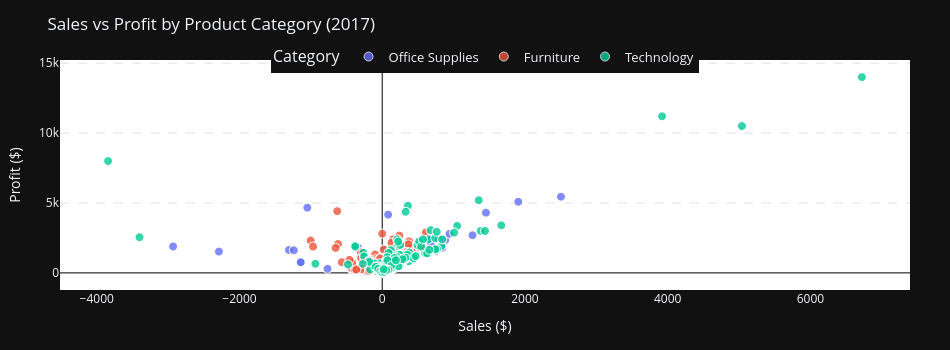

The notebook cell saved with this chart:
### Code cell
import plotly.express as px
import plotly.graph_objects as go  # Assuming you imported go earlier for update_layout

# The Scatter plot definition is unchanged
fig = px.scatter(
    df_2017,
    x="Profit",
    y="Sales",
    color="Category",
    hover_data=[
        "Product Name",
        "Sub-Category",
        "Quantity",
        "Discount",
        "Month_Name"
    ],
    labels={
        "Sales": "Sales ($)",
        "Profit": "Profit ($)",
        "Category": "Product Category"
    },
    title="Sales vs Profit by Product Category (2017)",
)

# Styling markers (unchanged)
fig.update_traces(
    marker=dict(size=9, line=dict(width=1, color="white"), opacity=0.8)
)

# Layout and readability (unchanged)
fig.update_layout(
    width=950,
    height=350,
    plot_bgcolor="white",
    legend=dict(
        title="Category",
        orientation="h",
        y=1.08,
        x=0.5,
        xanchor="center",
        font=dict(size=13)
    ),
    margin=dict(l=60, r=40, t=60, b=60),
)

# --- Gridlines, Axis Lines, and ZEROLINES (MODIFIED) ---

# X-Axis (Vertical Line at x=0)
fig.update_xaxes(
    title="Sales ($)",
    showgrid=False,
    gridcolor="rgba(0,0,0,0.12)",
    griddash="dash",
    zeroline=True,
    zerolinecolor='black',  # Choose a distinct color
    zerolinewidth=1,  # Make it thicker than the border line
)

# Y-Axis (Horizontal Line at y=0)
fig.update_yaxes(
    title="Profit ($)",
    showgrid=True,
    gridcolor="rgba(0,0,0,0.12)",
    griddash="dash",
    zeroline=True,
    zerolinecolor='black',  # Choose a distinct color
    zerolinewidth=1,  # Make it thicker than the border line
)

fig.show()

### Figure 1 — Plotly figure (JSON) as saved in the notebook; plotly's stock layout.template omitted (floating-point values rounded to 4 significant figures; data arrays with more than 128 entries replaced by an {"elided": "..."} marker saying what was removed)
{"data": [{"customdata": {"elided": "2002x5 mixed values"}, "hovertemplate": "Product Category=Office Supplies<br>Profit ($)=%{x}<br>Sales ($)=%{y}<br>Product Name=%{customdata[0]}<br>Sub-Category=%{customdata[1]}<br>Quantity=%{customdata[2]}<br>Discount=%{customdata[3]}<br>Month_Name=%{customdata[4]}<extra></extra>", "legendgroup": "Office Supplies", "marker": {"color": "#636efa", "symbol": "circle", "line": {"color": "white", "width": 1}, "opacity": 0.8, "size": 9}, "mode": "markers", "name": "Office Supplies", "showlegend": true, "x": {"elided": "2002 float values"}, "xaxis": "x", "y": {"elided": "2002 float values"}, "yaxis": "y", "type": "scattergl"}, {"customdata": {"elided": "686x5 mixed values"}, "hovertemplate": "Product Category=Furniture<br>Profit ($)=%{x}<br>Sales ($)=%{y}<br>Product Name=%{customdata[0]}<br>Sub-Category=%{customdata[1]}<br>Quantity=%{customdata[2]}<br>Discount=%{customdata[3]}<br>Month_Name=%{customdata[4]}<extra></extra>", "legendgroup": "Furniture", "marker": {"color": "#EF553B", "symbol": "circle", "line": {"color": "white", "width": 1}, "opacity": 0.8, "size": 9}, "mode": "markers", "name": "Furniture", "showlegend": true, "x": {"elided": "686 float values"}, "xaxis": "x", "y": {"elided": "686 float values"}, "yaxis": "y", "type": "scattergl"}, {"customdata": {"elided": "624x5 mixed values"}, "hovertemplate": "Product Category=Technology<br>Profit ($)=%{x}<br>Sales ($)=%{y}<br>Product Name=%{customdata[0]}<br>Sub-Category=%{customdata[1]}<br>Quantity=%{customdata[2]}<br>Discount=%{customdata[3]}<br>Month_Name=%{customdata[4]}<extra></extra>", "legendgroup": "Technology", "marker": {"color": "#00cc96", "symbol": "circle", "line": {"color": "white", "width": 1}, "opacity": 0.8, "size": 9}, "mode": "markers", "name": "Technology", "showlegend": true, "x": {"elided": "624 float values"}, "xaxis": "x", "y": {"elided": "624 float values"}, "yaxis": "y", "type": "scattergl"}], "layout": {"xaxis": {"anchor": "y", "domain": [0.0, 1.0], "title": {"text": "Sales ($)"}, "showgrid": false, "gridcolor": "rgba(0,0,0,0.12)", "griddash": "dash", "zeroline": true, "zerolinecolor": "black", "zerolinewidth": 1}, "yaxis": {"anchor": "x", "domain": [0.0, 1.0], "title": {"text": "Profit ($)"}, "showgrid": true, "gridcolor": "rgba(0,0,0,0.12)", "griddash": "dash", "zeroline": true, "zerolinecolor": "black", "zerolinewidth": 1}, "legend": {"title": {"text": "Category"}, "tracegroupgap": 0, "font": {"size": 13}, "orientation": "h", "y": 1.08, "x": 0.5, "xanchor": "center"}, "title": {"text": "Sales vs Profit by Product Category (2017)"}, "margin": {"l": 60, "r": 40, "t": 60, "b": 60}, "width": 950, "height": 350, "plot_bgcolor": "white"}}
